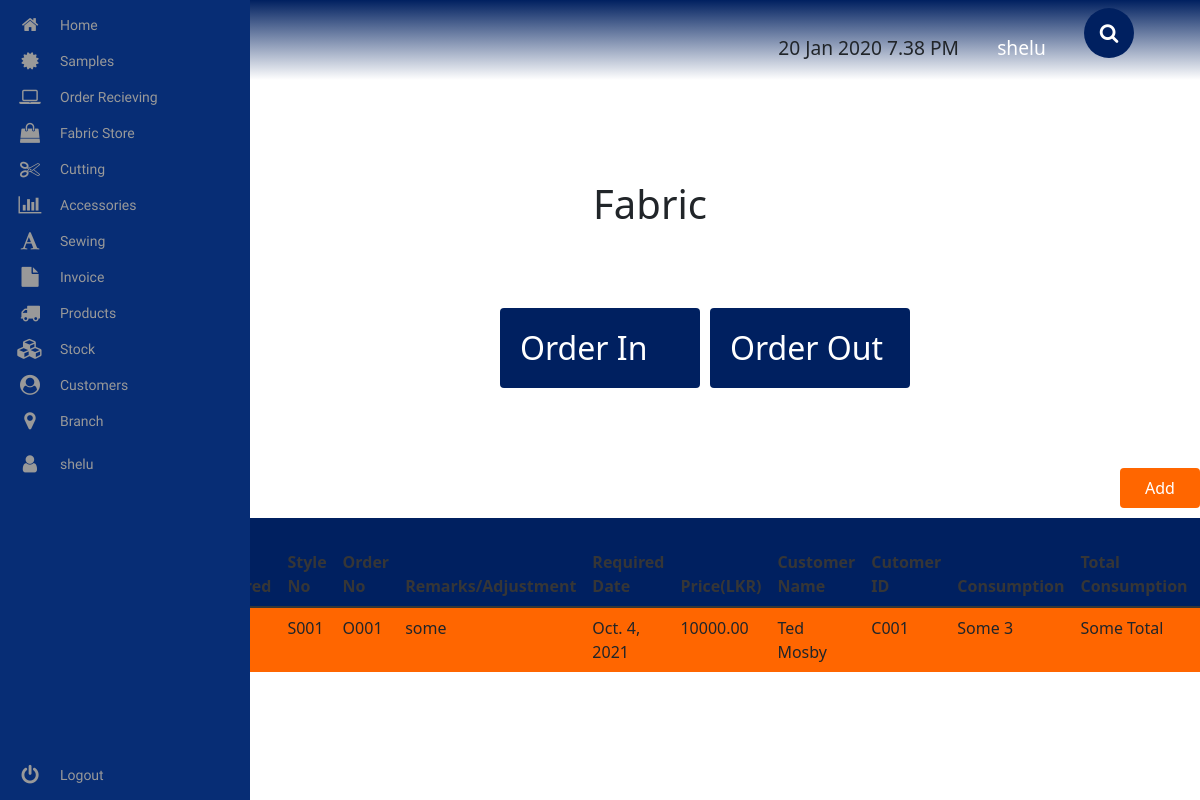
The app's page /fabric/ (signed in) with its own data.
### fabric/models.py (models this page shows)
class OrderIn(models.Model):
	order_received = models.DateField()
	date_order_delivered = models.DateField()
	style_no = models.CharField(max_length=1000)
	order = models.ForeignKey(OrderReceiving, on_delete=models.SET_NULL, null=True, blank=True)
	remarks = models.CharField(max_length=9000)
	required_date = models.DateField()
	price = models.DecimalField(decimal_places=2, max_digits=1000)
	customer = models.ForeignKey(Customer, on_delete=models.SET_NULL, null=True, blank=True)
	consumption = models.CharField(max_length=1000)
	total_consumption = models.CharField(max_length=1000)
	delivery_date = models.DateField()
	order_status = models.BooleanField(default=False)
	order_progress = models.CharField(max_length=1000)
	reason = models.CharField(max_length=1000)

### orders/models.py (models this page shows, shortened)
class OrderReceiving(models.Model):
	order_received = models.DateField()
	date_order_delivered = models.DateField()
	style_no = models.CharField(max_length=1000)
	order_no = models.CharField(max_length=1000, unique=True)
	remarks = models.CharField(max_length=9000)
	required_date = models.DateField()
	price = models.DecimalField(decimal_places=2, max_digits=1000)
	customer = models.ForeignKey(Customer, on_delete=models.CASCADE)
	consumption = models.CharField(max_length=1000)
	total_consumption = models.CharField(max_length=1000)
	delivery_date = models.DateField()
	order_status = models.BooleanField(default=False)
	order_progress = models.CharField(max_length=1000)
	reason = models.CharField(max_length=1000)

### customers/models.py (models this page shows)
class Customer(models.Model):
	customer_id = models.CharField(max_length=100)
	salutation = models.CharField(max_length=10, choices=salutation_choices, default='Mr')
	customer_first_name = models.CharField(max_length=500)
	customer_last_name = models.CharField(max_length=500)
	mobile_no = models.IntegerField()
	mobile_no_type = models.CharField(max_length=10, choices=mobile_no_type, default='Mobile')
	email = models.EmailField(max_length=120)
	email_type = models.CharField(max_length=10, choices=email_type, default='Work')
	address = models.CharField(max_length=1000)
	"""def __str__(self):
			    	return "%s %s" % (self.customer_first_name, self.customer_last_name)"""
	def __str__(self):
		return self.customer_first_name + ' ' + self.customer_last_name

### fabric/views.py (the view, shortened to what this page needs)
# urls.py: path('', FabricMainView.as_view(), name="fabric_view"),
@method_decorator(login_required(login_url='../users/login'), name='get')
class FabricMainView(View):
    template_name = 'fabric_main.html'
    order_in_query = OrderIn.objects.all()
    order_out_query = OrderOut.objects.all()
    def get_order_in_query_set(self):
        return self.order_in_query
    def get_order_out_query_set(self):
        return self.order_out_query
    def get(self, request):
        form_order_in = OrderInForm()
        form_order_out = OrderOutForm()
        context = {
            'order_ins': self.get_order_in_query_set(),
            'order_outs': self.get_order_out_query_set(),
            'form_order_in': form_order_in,
            'form_order_out': form_order_out
        }
        return render(request, self.template_name, context)

### fabric/templates/fabric_main.html (shortened to what this page needs)
<!DOCTYPE html>
<html lang="en">
{% extends 'base.html' %}
{% load static %}
    {% block extra_css %}
        <link rel="stylesheet" href="{% static 'fabric/css/fabric_main.css' %}">
    {% endblock %}
    {% block content %}
        <div class="fabric__container">
            <h1> Fabric </h1>
            <div class="btn__container">
              <div class="fabric__btn" id="order-in-btn" onclick="OrderInBtn()">
                <h2> Order In </h2>
              </div>
              <div class="fabric__btn" id="order-out-btn" onclick="OrderOutBtn()">
                <h2> Order Out </h2>
              </div>
            </div>
            <div id="order-in-title">
              <h2> Order In </h2>
            </div>
            <div class="fabric__add__button__container" >
              <button class="fabric__add__button">
                Add
              </button>
            </div>
            <div class="table-responsive">
              <table class="table" id="order-in-table">
                <thead>
                  <tr class="fabric__tr">
                    <th scope="col">Order Received</th>
                    <th scope="col">Date Order Delivered</th>
                    <th scope="col">Style No</th>
                    <th scope="col">Order No</th>
                    <th scope="col">Remarks/Adjustment</th>
                    <th scope="col">Required Date</th>
                    <th scope="col">Price(LKR)</th>
                    <th scope="col">Customer Name</th>
                    <th scope="col">Cutomer ID</th>
                    <th scope="col">Consumption</th>
                    <th scope="col">Total Consumption</th>
                    <th scope="col">Delivery Date</th>
                  </tr>
                </thead>
                <tbody>
                  {% for order_in in order_ins %}
                  <tr class="fabric__body">
                    <td> {{ order_in.order_received }} </td>
                    <td> {{ order_in.date_order_delivered }} </td>
                    <td> {{ order_in.style_no }} </td>
                    <td> {{ order_in.order.order_no }} </td>
                    <td> {{ order_in.remarks }} </td>
                    <td> {{ order_in.required_date }} </td>
                    <td> {{ order_in.price }} </td>
                    <td> {{ order_in.customer.customer_first_name }}
                         {{ order_in.customer.customer_last_name }}
                    </td>
                    <td> {{ order_in.customer.customer_id }} </td>
                    <td> {{ order_in.consumption }}</td>
                    <td> {{ order_in.total_consumption }} </td>
                    <td> {{ order_in.delivery_date }} </td>
                  </tr>
                  {% endfor %}
                </tbody>
              </table>
            </div>
            </div>
    {% endblock %}

### pages/templates/top_navbar.html (shortened to what this page needs)
<!DOCTYPE html>
<html lang="en">
{% load static %}
<head>
    <link rel="stylesheet" href="https://maxcdn.bootstrapcdn.com/bootstrap/4.0.0/css/bootstrap.min.css">
    <link rel="stylesheet" href="{% static 'pages/css/top_navbar.css' %}">
</head>
<body>
  <nav class="navbar">
    <div class="navbar__container">
      <a href="#home" id="navbar__logo">SPARQ</a>
        <ul class="navbar__menu">
          <li class="navabr__item">
            20 Jan 2020 7.38 PM
          </li>
          {% if user.is_authenticated %}
          <li class="navabr__item">
            <a href="#" class="navbar__links" id="about-page" >
              {{ request.user.username }}
          </a>
          </li>
          {% endif %}
          <li class="navbar__item">
            <div class="search-box">
                <form method="post" action="{% url 'search-results' %}">
                    <button type="button" class="btn-search"><i class="fa fa-search"></i></button>
                    <label for="search-input"></label><input type="search" class="input-search" placeholder="Type to Search..." name="searched" id="search-input">
                </form>
            </div>
          </li>
        </ul>
    </div>
  </nav>
    <link href="http://ajax.googleapis.com/ajax/libs/jqueryui/1.8.16/themes/ui-lightness/jquery-ui.css" rel="stylesheet" type="text/css" />
</body>
</html>

### pages/templates/side_navbar.html (shortened to what this page needs)
<!DOCTYPE html>
<html lang="en">
{% load static %}
<head>
    <link rel="stylesheet" href="https://maxcdn.bootstrapcdn.com/bootstrap/4.0.0/css/bootstrap.min.css">
    <link rel="stylesheet" href="https://cdnjs.cloudflare.com/ajax/libs/font-awesome/4.7.0/css/font-awesome.css" />
    <link rel="stylesheet" href="https://cdn.jsdelivr.net/npm/bulma@0.8.2/css/bulma.min.css">
    <link href="https://cdn.jsdelivr.net/npm/bootstrap@5.0.2/dist/css/bootstrap.min.css" rel="stylesheet">
    <link rel="stylesheet" href="{% static 'pages/css/side_navbar.css' %}">
</head>
<body>
    <div class="area"></div><nav class="main-menu">
        <ul>
            <li>
                <a href="/">
                <i class="fa fa-home fa-2x nav-icon"></i>
                <span class="nav-text">
                    Home
                </span>
                </a>
            </li>
            <li class="has-subnav">
                <a href="{% url 'sample:sample_view' %}">
                    <i class="fa fa-certificate fa-2x"></i>
                    <span class="nav-text sample">
                        Samples
                    </span>
                    </a>
            </li>
            <li class="has-subnav">
                <a href="{% url 'orders:order_view' %}">
                    <i class="fa fa-laptop fa-2x"></i>
                    <span class="nav-text">
                        Order Recieving
                    </span>
                    </a>
            </li>
            <li class="has-subnav">
                <a href="{% url 'fabric:fabric_view' %}">
                    <i class="fa fa-shopping-bag fa-2x"></i>
                    <span class="nav-text">
                        Fabric Store
                    </span>
                    </a>
                </li>
                <li class="has-subnav">
                    <a href="{% url 'cutting:cutting_view' %}">
                       <i class="fa fa-cut fa-2x"></i>
                        <span class="nav-text">
                            Cutting
                        </span>
                    </a>
                </li>
                <li class="has-subnav">
                   <a href="{% url 'accessories:accessories_view' %}">
                        <i class="fa fa-bar-chart-o fa-2x"></i>
                        <span class="nav-text">
                            Accessories
                        </span>
                    </a>
                </li>
                <li class="has-subnav">
                    <a href="{% url 'sewing:sewing_view' %}">
                        <i class="fa fa-font fa-2x"></i>
                        <span class="nav-text">
                           Sewing
                        </span>
                    </a>
                </li>
                <li class="has-subnav">
                   <a href="{% url 'invoice:invoice_main_view' %}">
                        <i class="fa fa-file fa-2x"></i>
                        <span class="nav-text">
                            Invoice
                        </span>
                    </a>
                </li>
                <li class="has-subnav">
                   <a href="{% url 'products:products_main' %}">
                        <i class="fa fa-truck fa-2x"></i>
                        <span class="nav-text">
                            Products
                        </span>
                    </a>
                </li>
                <li class="has-subnav">
                   <a href="{% url 'stock:stock-main' %}">
                       <i class="fa fa-cubes fa-2x"></i>
                        <span class="nav-text">
                            Stock
                        </span>
                    </a>
                </li>
                <li class="has-subnav">
                   <a href="{% url 'customers:customers_main' %}">
                        <i class="fa fa-user-circle fa-2x"></i>
                        <span class="nav-text">
                            Customers
                        </span>
                    </a>
                </li>
                <li>
                    <a href="#">
                       <i class="fa fa-map-marker fa-2x"></i>
                        <span class="nav-text">
                            Branch
                        </span>
                    </a>
                </li>
            </ul>
            <li>
                    {% if user.is_authenticated %}
                    <a href="#">
                       <i class="fa fa-user fa-2x"></i>
                        <span class="nav-text">
                            {{request.user.username}}
                        </span>
                    </a>
                    {% endif %}
                </li>
            <ul class="logout">
                <li>
                   <a href="{% url 'users:user-logout' %}">
                         <i class="fa fa-power-off fa-2x"></i>
                        <span class="nav-text">
                            Logout
                        </span>
                    </a>
                </li>
            </ul>
        </nav>
</body>
</html>

### records on screen
OrderIn: style_no "S001", order.order_no "O001", remarks "some", required_date "Oct. 4, 2021", price "10000.00", customer.customer_first_name "Ted", customer.customer_last_name "Mosby", customer.customer_id "C001", consumption "Some 3", total_consumption "Some Total"

### other values on screen
{{ request.user.username }} "shelu"
